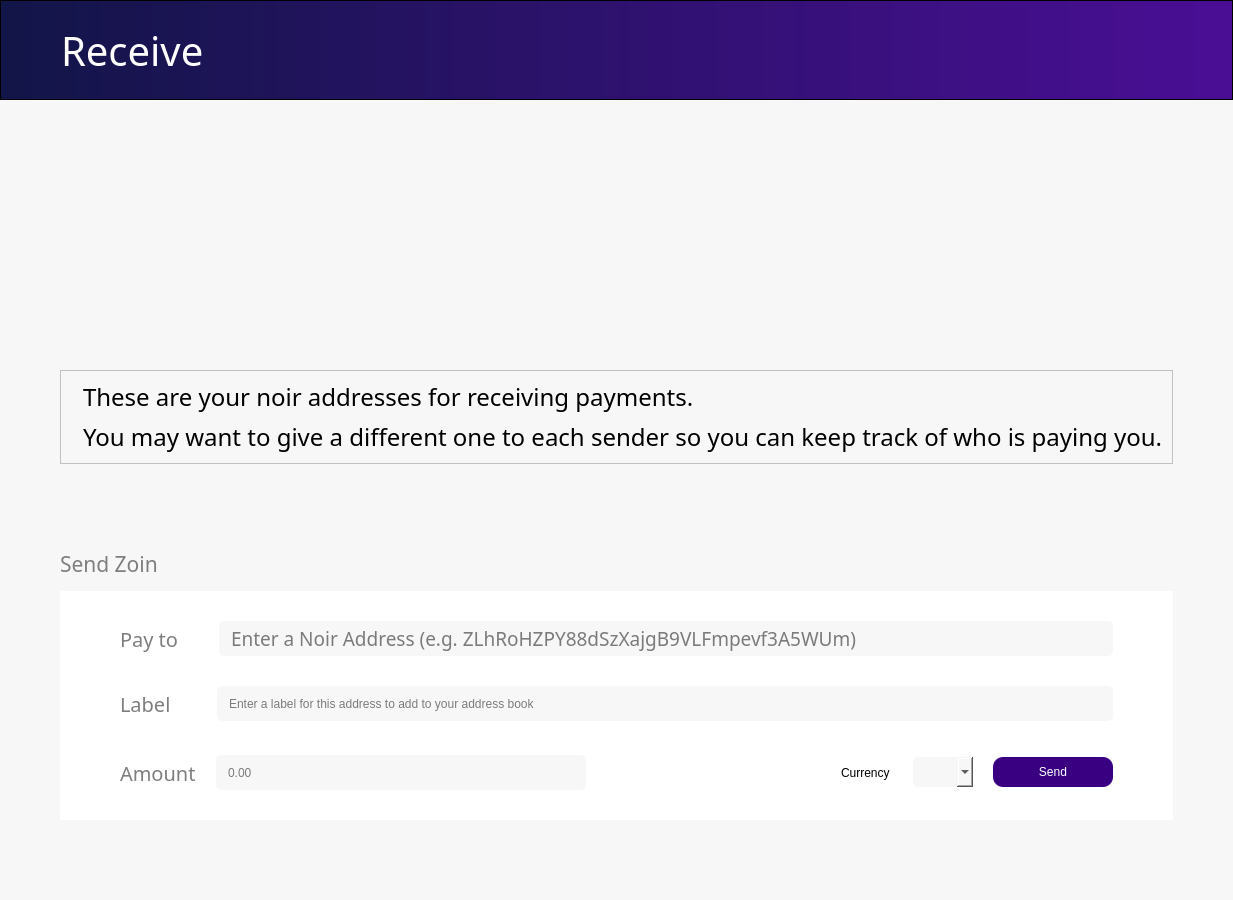
<?xml version="1.0" encoding="UTF-8"?>
<ui version="4.0">
 <class>SendCoinsDialog</class>
 <widget class="QDialog" name="SendCoinsDialog">
  <property name="geometry">
   <rect>
    <x>0</x>
    <y>0</y>
    <width>1002</width>
    <height>900</height>
   </rect>
  </property>
  <property name="windowTitle">
   <string>Send Coins</string>
  </property>
  <property name="styleSheet">
   <string notr="true">background-color:rgba(247, 247, 247, 250);</string>
  </property>
  <layout class="QVBoxLayout" name="verticalLayout" stretch="0,0,0,0">
   <property name="spacing">
    <number>5</number>
   </property>
   <property name="leftMargin">
    <number>0</number>
   </property>
   <property name="topMargin">
    <number>0</number>
   </property>
   <property name="rightMargin">
    <number>0</number>
   </property>
   <property name="bottomMargin">
    <number>0</number>
   </property>
   <item>
    <layout class="QVBoxLayout" name="Header">
     <property name="spacing">
      <number>0</number>
     </property>
     <property name="leftMargin">
      <number>0</number>
     </property>
     <property name="rightMargin">
      <number>0</number>
     </property>
     <item>
      <widget class="QFrame" name="frame">
       <property name="sizePolicy">
        <sizepolicy hsizetype="Preferred" vsizetype="Fixed">
         <horstretch>0</horstretch>
         <verstretch>0</verstretch>
        </sizepolicy>
       </property>
       <property name="minimumSize">
        <size>
         <width>1000</width>
         <height>100</height>
        </size>
       </property>
       <property name="styleSheet">
        <string notr="true">background: QLinearGradient(x1: 0, y1: 0, x2: 1, y2: 0, stop: 0 #121548, stop: 1 #4a0e95);</string>
       </property>
       <property name="frameShape">
        <enum>QFrame::StyledPanel</enum>
       </property>
       <property name="frameShadow">
        <enum>QFrame::Raised</enum>
       </property>
       <layout class="QHBoxLayout" name="horizontalLayout_2">
        <property name="leftMargin">
         <number>60</number>
        </property>
        <item>
         <widget class="QLabel" name="label_3">
          <property name="font">
           <font>
            <family>Source Sans Pro</family>
            <pointsize>30</pointsize>
           </font>
          </property>
          <property name="styleSheet">
           <string notr="true">background-color: rgb(0,0,0,0);
color: white;</string>
          </property>
          <property name="text">
           <string>Receive</string>
          </property>
         </widget>
        </item>
       </layout>
      </widget>
     </item>
     <item>
      <spacer name="verticalSpacer">
       <property name="orientation">
        <enum>Qt::Vertical</enum>
       </property>
       <property name="sizeHint" stdset="0">
        <size>
         <width>20</width>
         <height>40</height>
        </size>
       </property>
      </spacer>
     </item>
    </layout>
   </item>
   <item>
    <layout class="QVBoxLayout" name="verticalLayout_4">
     <property name="leftMargin">
      <number>60</number>
     </property>
     <property name="topMargin">
      <number>60</number>
     </property>
     <property name="rightMargin">
      <number>60</number>
     </property>
     <property name="bottomMargin">
      <number>60</number>
     </property>
     <item>
      <widget class="QFrame" name="frame_2">
       <property name="frameShape">
        <enum>QFrame::StyledPanel</enum>
       </property>
       <property name="frameShadow">
        <enum>QFrame::Raised</enum>
       </property>
       <layout class="QVBoxLayout" name="verticalLayout_6">
        <item>
         <layout class="QHBoxLayout" name="horizontalLayout_3">
          <property name="leftMargin">
           <number>0</number>
          </property>
          <item>
           <widget class="QLabel" name="label">
            <property name="sizePolicy">
             <sizepolicy hsizetype="Fixed" vsizetype="Fixed">
              <horstretch>0</horstretch>
              <verstretch>0</verstretch>
             </sizepolicy>
            </property>
            <property name="minimumSize">
             <size>
              <width>0</width>
              <height>0</height>
             </size>
            </property>
            <property name="sizeIncrement">
             <size>
              <width>0</width>
              <height>0</height>
             </size>
            </property>
            <property name="text">
             <string/>
            </property>
            <property name="pixmap">
             <pixmap resource="../bitcoin.qrc">:/res/icons/Exports_47.png</pixmap>
            </property>
            <property name="scaledContents">
             <bool>false</bool>
            </property>
            <property name="alignment">
             <set>Qt::AlignRight|Qt::AlignTrailing|Qt::AlignVCenter</set>
            </property>
           </widget>
          </item>
          <item>
           <layout class="QVBoxLayout" name="verticalLayout_5">
            <item>
             <widget class="QLabel" name="label_2">
              <property name="font">
               <font>
                <family>Source Sans Pro</family>
                <pointsize>18</pointsize>
               </font>
              </property>
              <property name="text">
               <string>These are your noir addresses for receiving payments.</string>
              </property>
             </widget>
            </item>
            <item>
             <widget class="QLabel" name="label_10">
              <property name="font">
               <font>
                <family>Source Sans Pro</family>
                <pointsize>18</pointsize>
               </font>
              </property>
              <property name="text">
               <string>You may want to give a different one to each sender so you can keep track of who is paying you.</string>
              </property>
             </widget>
            </item>
           </layout>
          </item>
         </layout>
        </item>
       </layout>
      </widget>
     </item>
    </layout>
   </item>
   <item>
    <layout class="QVBoxLayout" name="verticalLayout_10">
     <property name="spacing">
      <number>12</number>
     </property>
     <property name="leftMargin">
      <number>60</number>
     </property>
     <property name="topMargin">
      <number>20</number>
     </property>
     <property name="rightMargin">
      <number>60</number>
     </property>
     <property name="bottomMargin">
      <number>20</number>
     </property>
     <item>
      <widget class="QLabel" name="label_7">
       <property name="font">
        <font>
         <family>Source Sans Pro</family>
         <pointsize>16</pointsize>
        </font>
       </property>
       <property name="styleSheet">
        <string notr="true">color: rgb(126, 126, 126);</string>
       </property>
       <property name="text">
        <string>Send Zoin</string>
       </property>
      </widget>
     </item>
     <item>
      <widget class="QFrame" name="PayFrame">
       <property name="styleSheet">
        <string notr="true">background-color: rgb(255, 255, 255);
border:0;</string>
       </property>
       <property name="frameShape">
        <enum>QFrame::StyledPanel</enum>
       </property>
       <property name="frameShadow">
        <enum>QFrame::Raised</enum>
       </property>
       <layout class="QVBoxLayout" name="verticalLayout_12">
        <property name="spacing">
         <number>30</number>
        </property>
        <property name="leftMargin">
         <number>60</number>
        </property>
        <property name="topMargin">
         <number>30</number>
        </property>
        <property name="rightMargin">
         <number>60</number>
        </property>
        <property name="bottomMargin">
         <number>30</number>
        </property>
        <item>
         <layout class="QHBoxLayout" name="horizontalLayout">
          <property name="spacing">
           <number>20</number>
          </property>
          <property name="topMargin">
           <number>0</number>
          </property>
          <item>
           <widget class="QLabel" name="label_4">
            <property name="font">
             <font>
              <family>Source Sans Pro</family>
              <pointsize>15</pointsize>
             </font>
            </property>
            <property name="styleSheet">
             <string notr="true">color: rgb(126, 126, 126);</string>
            </property>
            <property name="text">
             <string>Pay to    </string>
            </property>
           </widget>
          </item>
          <item>
           <widget class="QLineEdit" name="lineEdit">
            <property name="font">
             <font>
              <family>Source Sans Pro</family>
              <pointsize>14</pointsize>
             </font>
            </property>
            <property name="styleSheet">
             <string notr="true">background-color:rgba(247, 247, 247, 250);
height: 35px;
border-radius:5px;
border-style:solid;
border-color:gray;
border-width:thin;
padding-left: 10;
</string>
            </property>
            <property name="inputMask">
             <string/>
            </property>
            <property name="text">
             <string/>
            </property>
            <property name="cursorPosition">
             <number>0</number>
            </property>
            <property name="alignment">
             <set>Qt::AlignLeading|Qt::AlignLeft|Qt::AlignVCenter</set>
            </property>
            <property name="placeholderText">
             <string>Enter a Noir Address (e.g. ZLhRoHZPY88dSzXajgB9VLFmpevf3A5WUm)</string>
            </property>
           </widget>
          </item>
         </layout>
        </item>
        <item>
         <layout class="QHBoxLayout" name="horizontalLayout_4">
          <property name="spacing">
           <number>20</number>
          </property>
          <property name="leftMargin">
           <number>0</number>
          </property>
          <property name="topMargin">
           <number>0</number>
          </property>
          <property name="rightMargin">
           <number>0</number>
          </property>
          <property name="bottomMargin">
           <number>4</number>
          </property>
          <item>
           <widget class="QLabel" name="label_5">
            <property name="font">
             <font>
              <family>Source Sans Pro</family>
              <pointsize>15</pointsize>
             </font>
            </property>
            <property name="styleSheet">
             <string notr="true">color: rgb(126, 126, 126);</string>
            </property>
            <property name="text">
             <string>Label     </string>
            </property>
           </widget>
          </item>
          <item>
           <widget class="QLineEdit" name="lineEdit_2">
            <property name="styleSheet">
             <string notr="true">background-color:rgba(247, 247, 247, 250);
height: 35px;
border-radius:5px;
border-style:solid;
border-color:gray;
border-width:thin;
padding-left: 10;</string>
            </property>
            <property name="text">
             <string/>
            </property>
            <property name="placeholderText">
             <string>Enter a label for this address to add to your address book</string>
            </property>
           </widget>
          </item>
         </layout>
        </item>
        <item>
         <layout class="QHBoxLayout" name="horizontalLayout_5">
          <property name="spacing">
           <number>20</number>
          </property>
          <property name="topMargin">
           <number>0</number>
          </property>
          <item>
           <widget class="QLabel" name="label_6">
            <property name="font">
             <font>
              <family>Source Sans Pro</family>
              <pointsize>15</pointsize>
             </font>
            </property>
            <property name="styleSheet">
             <string notr="true">color: rgb(126, 126, 126);</string>
            </property>
            <property name="text">
             <string>Amount</string>
            </property>
           </widget>
          </item>
          <item>
           <widget class="QLineEdit" name="lineEdit_3">
            <property name="styleSheet">
             <string notr="true">background-color:rgba(247, 247, 247, 250);
height: 35px;
border-radius:5px;
border-style:solid;
border-color:gray;
border-width:thin;
padding-left: 10;</string>
            </property>
            <property name="text">
             <string/>
            </property>
            <property name="placeholderText">
             <string>0.00</string>
            </property>
           </widget>
          </item>
          <item>
           <widget class="QLabel" name="label_9">
            <property name="styleSheet">
             <string notr="true">color:white;</string>
            </property>
            <property name="lineWidth">
             <number>2</number>
            </property>
            <property name="text">
             <string>ADD SPACE IN THIS LABEL TO MAKE </string>
            </property>
           </widget>
          </item>
          <item>
           <widget class="QLabel" name="label_8">
            <property name="text">
             <string>Currency </string>
            </property>
           </widget>
          </item>
          <item>
           <widget class="QComboBox" name="comboBox">
            <property name="styleSheet">
             <string notr="true">background-color:rgba(247, 247, 247, 250);
height: 30px;
border-radius:5px;
border-style:solid;
border-color:gray;
border-width:thin;
</string>
            </property>
            <property name="currentText">
             <string/>
            </property>
            <property name="iconSize">
             <size>
              <width>0</width>
              <height>0</height>
             </size>
            </property>
           </widget>
          </item>
          <item>
           <widget class="QPushButton" name="pushButton">
            <property name="styleSheet">
             <string notr="true">background-color: rgb(57, 0, 130);
color: white;
border-radius:10px;
height:30px;
width:120px;</string>
            </property>
            <property name="text">
             <string>Send</string>
            </property>
           </widget>
          </item>
         </layout>
        </item>
       </layout>
      </widget>
     </item>
    </layout>
   </item>
   <item>
    <layout class="QHBoxLayout" name="horizontalLayout_6">
     <property name="leftMargin">
      <number>60</number>
     </property>
     <property name="topMargin">
      <number>30</number>
     </property>
     <property name="rightMargin">
      <number>60</number>
     </property>
     <property name="bottomMargin">
      <number>30</number>
     </property>
     <item>
      <layout class="QVBoxLayout" name="statusText">
       <property name="topMargin">
        <number>0</number>
       </property>
      </layout>
     </item>
     <item>
      <layout class="QVBoxLayout" name="spacer"/>
     </item>
     <item>
      <layout class="QHBoxLayout" name="statusBar"/>
     </item>
    </layout>
   </item>
  </layout>
 </widget>
 <resources>
  <include location="../bitcoin.qrc"/>
 </resources>
 <connections/>
</ui>
